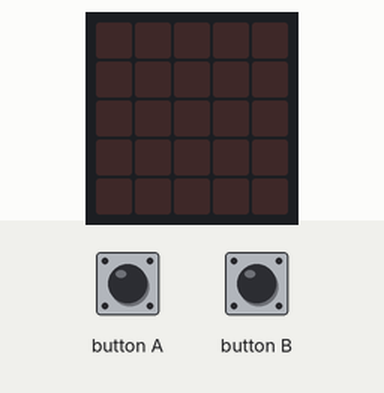
The program below on a simulated BBC micro:bit (MakeCode). Parts: the board's 5×5 LED display. The inputs (shaded band) are chosen by the test bench.

Above: at 1.2 s.
1.3 s: button A pressed for 0.15 s
At 1.7 s:
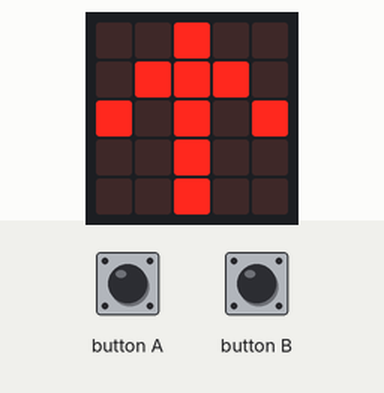
4.4 s: button A pressed for 3.2 s
At 7.1 s:
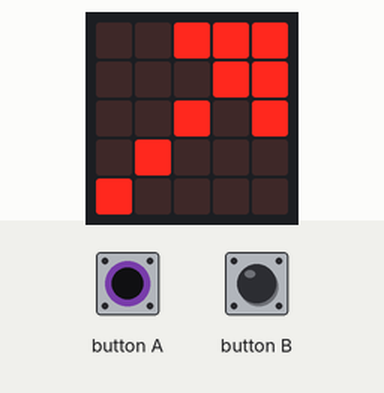
10.6 s: button A pressed for 1 s
At 12.5 s:
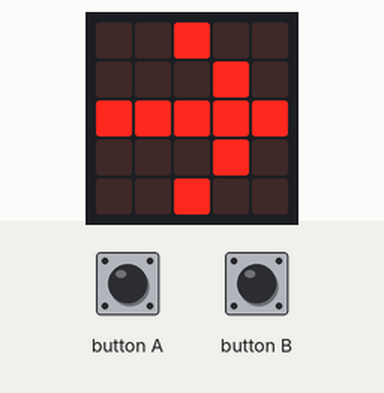
Timing chart, 0 to 14.0 s (numbered marks = the images above; inputs shaded):
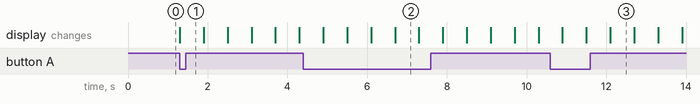

Measured:
- after the input at 1.3 s, the display: changes at once (image 1)
- after the input at 4.4 s, the display: first differs from a run without the input after 1.7 s (image 2 shows a later state)
- after the input at 10.6 s, the display: first changes after 0.30 s (image 3 shows a later state)
- what the display in image 2 shows lasts 0.6 s, from 6.7 s to 7.3 s

The program:

main.ts
```typescript
basic.forever(function () {
    while (input.buttonIsPressed(Button.A)) {
        basic.showArrow(ArrowNames.North)
        basic.showArrow(ArrowNames.NorthEast)
        basic.showArrow(ArrowNames.East)
        basic.showArrow(ArrowNames.SouthEast)
        basic.showArrow(ArrowNames.South)
        basic.showArrow(ArrowNames.SouthWest)
        basic.showArrow(ArrowNames.West)
        basic.showArrow(ArrowNames.NorthWest)
    }
})
// ¿Qué pasa cuando presionas A y muy
// rápidamente B?
// Se alternan las direcciones de la flechas, se alternan los bloques de la condición A con los de la condición B
// ¿Es lo que esperabas?
// No, yo esperaba que la flecha girara en sentido contrario desde la última flecha presentada, no alternándose direcciones entre bloques.
basic.forever(function () {
    while (input.buttonIsPressed(Button.B)) {
        basic.showArrow(ArrowNames.NorthWest)
        basic.showArrow(ArrowNames.West)
        basic.showArrow(ArrowNames.SouthWest)
        basic.showArrow(ArrowNames.South)
        basic.showArrow(ArrowNames.SouthEast)
        basic.showArrow(ArrowNames.East)
        basic.showArrow(ArrowNames.NorthEast)
        basic.showArrow(ArrowNames.North)
    }
})
```

test.ts
```typescript
// aquí va el archivo "tests"; esto no se compilará cuando este paquete se utilice como una extensión.
```
